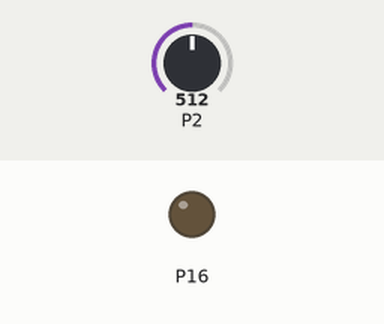
This program was run on a simulated BBC micro:bit running MicroPython. Parts: output pins drawn as LEDs (lit = HIGH). The test bench sets the inputs (shaded band); at power-on: P2 = 512 (analog values on the 0–1023 scale).

Above: at 1.2 s.
1.3 s: P2 set to 474
2.8 s: P2 set to 448
At 3.1 s:
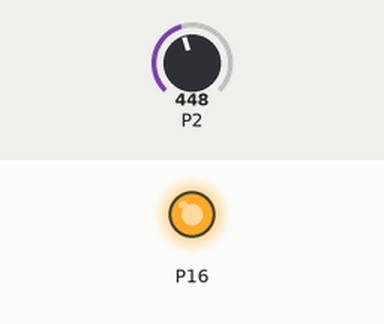
4.3 s: P2 set to 511
At 5.4 s:
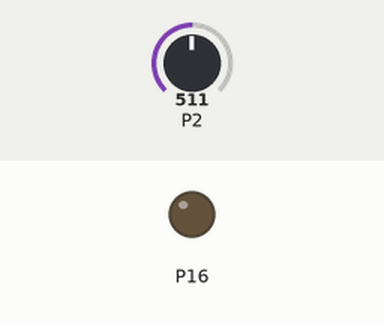
5.8 s: P2 set to 306
At 6.5 s:
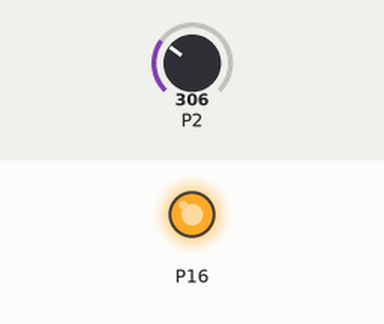
Timing chart, 0 to 8.3 s (numbered marks = the images above; inputs shaded):
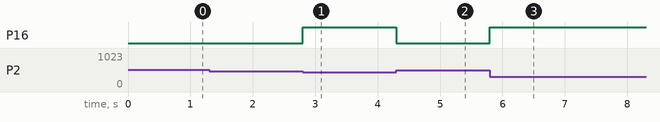

The program:

9_photoresistor_led_switch.py
```python
from microbit import *

calibrationVal = pin2.read_analog()

while True:
    photoresistor = pin2.read_analog()
    if photoresistor < calibrationVal - 50:
        pin16.write_digital(1)
    else:
        pin16.write_digital(0)
```

Measured:
- the behaviour switches between 462 and 461 on P2 (found by bisection; images 0 and 1)
- after the input at 1.3 s, every drawn part: stays the same
- after the input at 2.8 s, P16: LOW → HIGH at once
- after the input at 4.3 s, P16: HIGH → LOW at once
- after the input at 5.8 s, P16: LOW → HIGH at once
